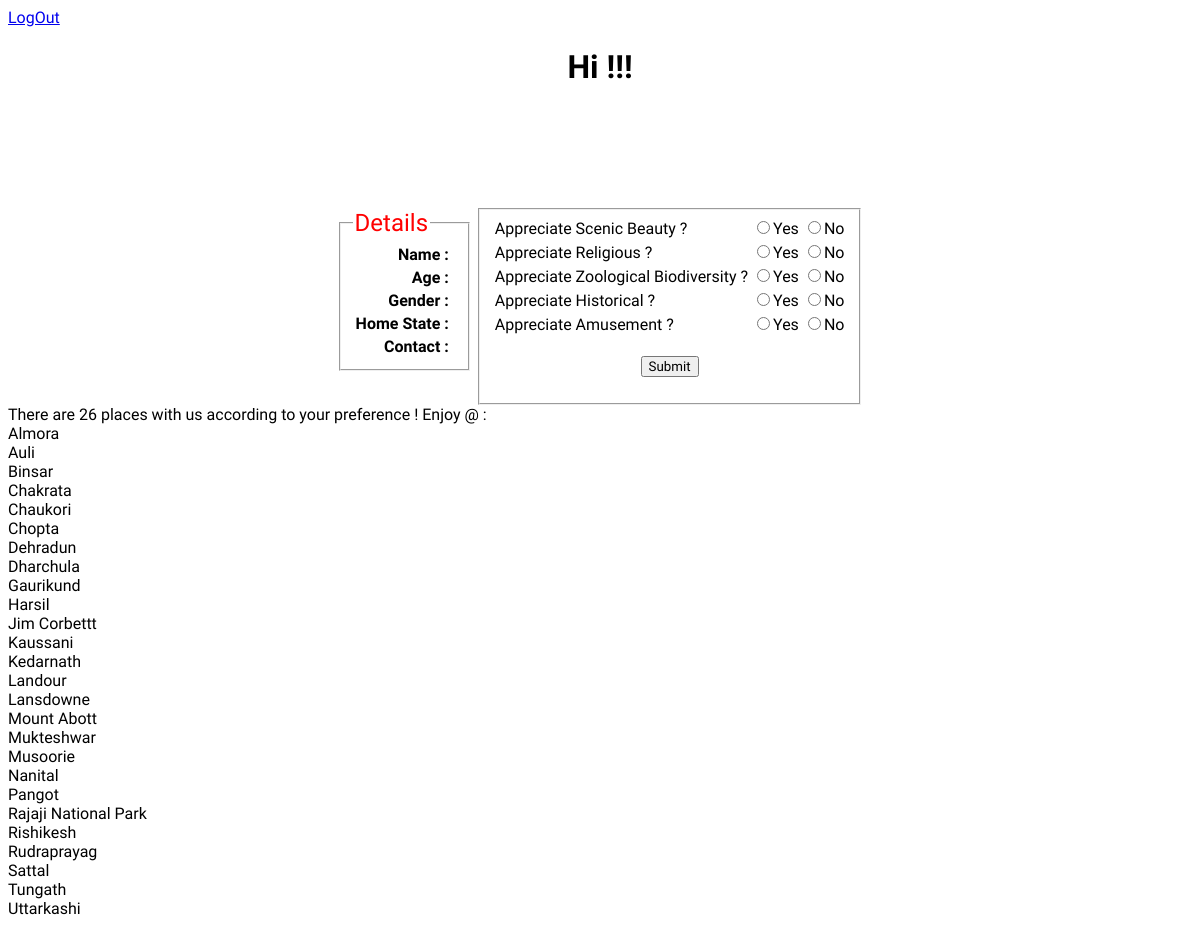
The app's page /sql-recommended-home.php with its own data.
### tables this page shows
CREATE TABLE `Places_Database` (
  `Sl.No` int(2) NOT NULL,
  `Places` varchar(20) DEFAULT NULL,
  `Scenic Beauty` decimal(3,1) DEFAULT NULL,
  `Religious` decimal(4,2) DEFAULT NULL,
  `Zoological Biodiversity` decimal(3,1) DEFAULT NULL,
  `Historical` decimal(3,1) DEFAULT NULL,
  `Amusement` decimal(3,1) DEFAULT NULL
);

### sql-recommended-home.php (the view, shortened to what this page needs)
<?php include("logged-in.php"); ?>
<html>
        <head>
                <link rel="stylesheet" href="style.css">
        </head>
        <body>
		<main>
		<a href="login.php">LogOut</a>
			<center>
				<h1>Hi <?php echo $user["Name"];?> !!!</h1>
				<fieldset>
					<legend>Details</legend>
					<table>
						<tr>
							<th align="right">Name : </th>
							<td><?php echo $user["Name"] ?></td>
						</tr>
						<tr>
							<th align="right">Age : </th>
							<td><?php echo $user["Age"] ?></td>
						</tr>
						<tr>
							<th align="right">Gender : </th>
							<td><?php echo $user["Gender"] ?></td>
						</tr>
						<tr>
							<th align="right">Home State : </th>
							<td><?php echo $user["Home State"] ?></td>
						</tr>
						<tr>
							<th align="right">Contact : </th>
							<td><?php echo $user["Contact"] ?></td>
						</tr>
					</table>
				</fieldset>
				<fieldset>
					<form method="POST" action="<?php echo $_SERVER["PHP_SELF"]?>">
					<table>
						<tr>
							<td>Appreciate Scenic Beauty ?</td>
							<td><input type="radio" name="scenic" value=">0" required>Yes</td>
							<td><input type="radio" name="scenic" value="<0" required>No</td>
					        </tr>
						<tr>
							<td>Appreciate Religious ?</td>
							<td><input type="radio" name="religious" value=">0" required>Yes</td>
							<td><input type="radio" name="religious" value="<0" required>No</td>
					        </tr>
						<tr>
							<td>Appreciate Zoological Biodiversity ?</td>
							<td><input type="radio" name="zoo" value=">0" required>Yes</td>
							<td><input type="radio" name="zoo" value="<0" required>No</td>
					        </tr>
						<tr>
							<td>Appreciate Historical ?</td>
							<td><input type="radio" name="history" value=">0" required>Yes</td>
							<td><input type="radio" name="history" value="<0" required>No</td>
					        </tr>
						<tr>
							<td>Appreciate Amusement ?</td>
							<td><input type="radio" name="amuse" value=">0" required>Yes</td>
							<td><input type="radio" name="amuse" value="<0" required>No</td>
						</tr>
					</table>
					<br>
					<input type="submit" value="Submit">
					</form>
				</fieldset>
			</center>
                </main>
        </body>
</html>
<?php
	$sql="select Places from Places_Database where `Scenic Beauty`".$_POST["scenic"]." and `Religious`".$_POST["religious"]." and `Zoological Biodiversity`".$_POST["zoo"]." and `Historical`".$_POST["history"]." and `Amusement`".$_POST["amuse"].";";
	$result=$con->query($sql);
	if($result->num_rows > 0)
		echo "There are ".$result->num_rows." places with us according to your preference ! Enjoy @ : ";
	else
		echo "No such place in the Database";
	while($row=$result->fetch_assoc())
		echo "<br>".$row["Places"];
?>

### style.css (style rules this page uses)
* { align-text:center; align:center; font-family: 'Zen Dots', cursive; }
input[type="radio"]::before { cursor:pointer; background-color:red; }
legend { font-size:1.5em; color:red; }
fieldset { display:inline-block; }
h1 { text-align: center; padding-bottom: 100px; }

### records on screen
places_database: Places "Almora"
places_database: Places "Auli"
places_database: Places "Binsar"
places_database: Places "Chakrata"
places_database: Places "Chaukori"
places_database: Places "Chopta"
places_database: Places "Dehradun"
places_database: Places "Dharchula"
places_database: Places "Gaurikund"
places_database: Places "Harsil"
places_database: Places "Jim Corbettt"
places_database: Places "Kaussani"
places_database: Places "Kedarnath"
places_database: Places "Landour"
places_database: Places "Lansdowne"
places_database: Places "Mount Abott"
places_database: Places "Mukteshwar"
places_database: Places "Musoorie"
places_database: Places "Nanital"
places_database: Places "Pangot"
places_database: Places "Rajaji National Park"
places_database: Places "Rishikesh"
places_database: Places "Rudraprayag"
places_database: Places "Sattal"
places_database: Places "Tungath"
places_database: Places "Uttarkashi"

### other values on screen
$result->num_rows "26"
